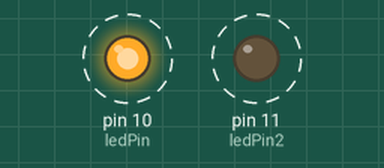
Recording of a sketch running on a simulated Arduino Uno, built with avr-gcc and run on an emulated ATmega328P. Parts: output pins drawn as LEDs (lit = HIGH). Dashed ring = blinking.

Above: at 0.2 s.
Timing chart, 0 to 4.6 s (numbered marks = the images above):
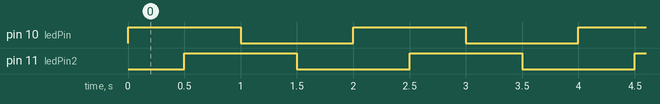

The sketch:

LedPiN.ino
```cpp
int ledPin = 10;
int ledPin2 = 11;

void setup() {
  pinMode(ledPin, OUTPUT);
  pinMode(ledPin2,OUTPUT);

}

void loop() {

digitalWrite(ledPin, HIGH);
delay(500);
digitalWrite(ledPin2,HIGH);

delay(500);

digitalWrite(ledPin, LOW);
delay(500);
digitalWrite(ledPin2,LOW);

delay(500);

}
```

Measured:
- by itself, pin 10 (ledPin), pin 11 (ledPin2): alternates HIGH for 1.0 s and LOW for 1.0 s
- by itself, everything shown: repeats every 2.0 s, in 4 steps
